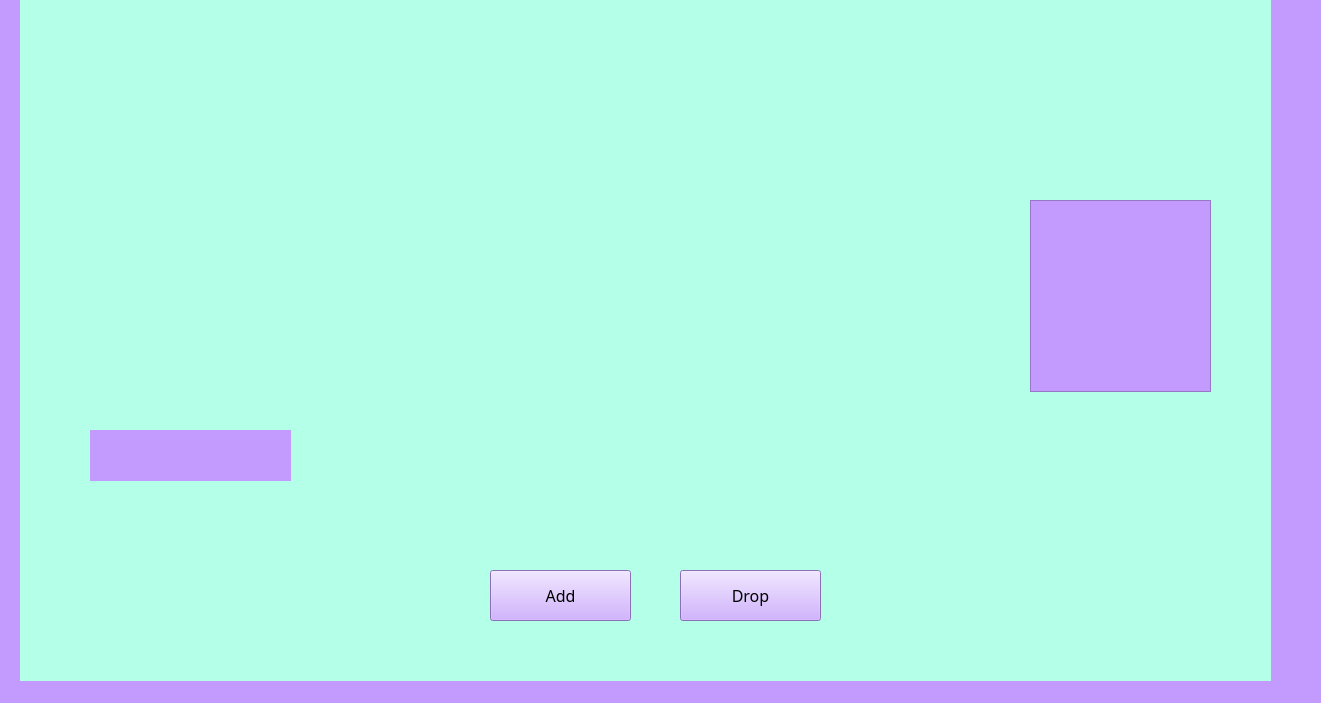
<?xml version="1.0" encoding="UTF-8"?>
<ui version="4.0">
 <class>client_greeting</class>
 <widget class="QMainWindow" name="client_greeting">
  <property name="geometry">
   <rect>
    <x>0</x>
    <y>0</y>
    <width>1321</width>
    <height>703</height>
   </rect>
  </property>
  <property name="windowTitle">
   <string>Client</string>
  </property>
  <property name="styleSheet">
   <string notr="true">background-color:rgb(195, 155, 255)</string>
  </property>
  <widget class="QWidget" name="centralwidget">
   <widget class="QStackedWidget" name="client_stack_widget">
    <property name="geometry">
     <rect>
      <x>20</x>
      <y>-10</y>
      <width>1251</width>
      <height>691</height>
     </rect>
    </property>
    <property name="styleSheet">
     <string notr="true">background-color:rgb(179, 255, 232)</string>
    </property>
    <property name="currentIndex">
     <number>1</number>
    </property>
    <widget class="QWidget" name="page">
     <widget class="QLabel" name="label">
      <property name="geometry">
       <rect>
        <x>520</x>
        <y>30</y>
        <width>211</width>
        <height>51</height>
       </rect>
      </property>
      <property name="font">
       <font>
        <family>OCR A Extended</family>
        <pointsize>12</pointsize>
       </font>
      </property>
      <property name="styleSheet">
       <string notr="true">background-color:rgb(85, 255, 255)</string>
      </property>
      <property name="text">
       <string>Client connection</string>
      </property>
      <property name="alignment">
       <set>Qt::AlignCenter</set>
      </property>
     </widget>
     <widget class="QLabel" name="label_2">
      <property name="geometry">
       <rect>
        <x>260</x>
        <y>150</y>
        <width>201</width>
        <height>51</height>
       </rect>
      </property>
      <property name="font">
       <font>
        <family>OCR A Extended</family>
        <pointsize>12</pointsize>
       </font>
      </property>
      <property name="styleSheet">
       <string notr="true">background-color:rgb(85, 255, 255)</string>
      </property>
      <property name="text">
       <string>Host IP </string>
      </property>
      <property name="alignment">
       <set>Qt::AlignCenter</set>
      </property>
     </widget>
     <widget class="QLineEdit" name="host_ip_input">
      <property name="geometry">
       <rect>
        <x>820</x>
        <y>150</y>
        <width>181</width>
        <height>41</height>
       </rect>
      </property>
      <property name="font">
       <font>
        <family>OCR A Extended</family>
        <pointsize>12</pointsize>
       </font>
      </property>
      <property name="styleSheet">
       <string notr="true">background-color:rgb(85, 255, 255)
</string>
      </property>
      <property name="alignment">
       <set>Qt::AlignCenter</set>
      </property>
     </widget>
     <widget class="QLabel" name="label_3">
      <property name="geometry">
       <rect>
        <x>260</x>
        <y>260</y>
        <width>201</width>
        <height>51</height>
       </rect>
      </property>
      <property name="font">
       <font>
        <family>OCR A Extended</family>
        <pointsize>12</pointsize>
       </font>
      </property>
      <property name="styleSheet">
       <string notr="true">background-color:rgb(85, 255, 255)</string>
      </property>
      <property name="text">
       <string>Port</string>
      </property>
      <property name="alignment">
       <set>Qt::AlignCenter</set>
      </property>
     </widget>
     <widget class="QLineEdit" name="port_input">
      <property name="geometry">
       <rect>
        <x>820</x>
        <y>260</y>
        <width>181</width>
        <height>41</height>
       </rect>
      </property>
      <property name="font">
       <font>
        <family>OCR A Extended</family>
        <pointsize>12</pointsize>
       </font>
      </property>
      <property name="styleSheet">
       <string notr="true">background-color:rgb(85, 255, 255)
</string>
      </property>
      <property name="alignment">
       <set>Qt::AlignCenter</set>
      </property>
     </widget>
     <widget class="QPushButton" name="connect_button">
      <property name="geometry">
       <rect>
        <x>530</x>
        <y>530</y>
        <width>191</width>
        <height>61</height>
       </rect>
      </property>
      <property name="font">
       <font>
        <family>OCR A Extended</family>
        <pointsize>12</pointsize>
       </font>
      </property>
      <property name="styleSheet">
       <string notr="true">background-color:rgb(85, 255, 255)
</string>
      </property>
      <property name="text">
       <string>Connect</string>
      </property>
     </widget>
     <widget class="QLabel" name="label_4">
      <property name="geometry">
       <rect>
        <x>260</x>
        <y>390</y>
        <width>201</width>
        <height>51</height>
       </rect>
      </property>
      <property name="font">
       <font>
        <family>OCR A Extended</family>
        <pointsize>12</pointsize>
       </font>
      </property>
      <property name="styleSheet">
       <string notr="true">background-color:rgb(85, 255, 255)</string>
      </property>
      <property name="text">
       <string>Player Number</string>
      </property>
      <property name="alignment">
       <set>Qt::AlignCenter</set>
      </property>
     </widget>
     <widget class="QLineEdit" name="player_number_input">
      <property name="geometry">
       <rect>
        <x>820</x>
        <y>370</y>
        <width>181</width>
        <height>41</height>
       </rect>
      </property>
      <property name="font">
       <font>
        <family>OCR A Extended</family>
        <pointsize>12</pointsize>
       </font>
      </property>
      <property name="styleSheet">
       <string notr="true">background-color:rgb(85, 255, 255)
</string>
      </property>
      <property name="alignment">
       <set>Qt::AlignCenter</set>
      </property>
     </widget>
    </widget>
    <widget class="QWidget" name="page_2">
     <widget class="QWidget" name="gridLayoutWidget_2">
      <property name="geometry">
       <rect>
        <x>80</x>
        <y>180</y>
        <width>201</width>
        <height>211</height>
       </rect>
      </property>
      <layout class="QGridLayout" name="game_deck_layout_client">
       <property name="verticalSpacing">
        <number>7</number>
       </property>
      </layout>
     </widget>
     <widget class="QLabel" name="info_label_client">
      <property name="geometry">
       <rect>
        <x>70</x>
        <y>440</y>
        <width>201</width>
        <height>51</height>
       </rect>
      </property>
      <property name="font">
       <font>
        <family>OCR A Extended</family>
        <pointsize>10</pointsize>
       </font>
      </property>
      <property name="styleSheet">
       <string notr="true">background-color:rgb(195, 155, 255)</string>
      </property>
      <property name="text">
       <string/>
      </property>
      <property name="alignment">
       <set>Qt::AlignCenter</set>
      </property>
     </widget>
     <widget class="QPushButton" name="add_button_client">
      <property name="geometry">
       <rect>
        <x>470</x>
        <y>580</y>
        <width>141</width>
        <height>51</height>
       </rect>
      </property>
      <property name="font">
       <font>
        <family>OCR A Extended</family>
        <pointsize>12</pointsize>
       </font>
      </property>
      <property name="styleSheet">
       <string notr="true">background-color:rgb(195, 155, 255)</string>
      </property>
      <property name="text">
       <string>Add</string>
      </property>
     </widget>
     <widget class="QPushButton" name="drop_button_client">
      <property name="geometry">
       <rect>
        <x>660</x>
        <y>580</y>
        <width>141</width>
        <height>51</height>
       </rect>
      </property>
      <property name="font">
       <font>
        <family>OCR A Extended</family>
        <pointsize>12</pointsize>
       </font>
      </property>
      <property name="styleSheet">
       <string notr="true">background-color:rgb(195, 155, 255)</string>
      </property>
      <property name="text">
       <string>Drop</string>
      </property>
     </widget>
     <widget class="QListWidget" name="player_cards_client">
      <property name="geometry">
       <rect>
        <x>1010</x>
        <y>210</y>
        <width>181</width>
        <height>192</height>
       </rect>
      </property>
      <property name="styleSheet">
       <string notr="true">background-color:rgb(195, 155, 255)</string>
      </property>
     </widget>
     <widget class="QWidget" name="gridLayoutWidget">
      <property name="geometry">
       <rect>
        <x>470</x>
        <y>20</y>
        <width>331</width>
        <height>541</height>
       </rect>
      </property>
      <layout class="QGridLayout" name="gridLayout_client">
       <property name="verticalSpacing">
        <number>7</number>
       </property>
      </layout>
     </widget>
    </widget>
   </widget>
  </widget>
  <widget class="QMenuBar" name="menubar">
   <property name="geometry">
    <rect>
     <x>0</x>
     <y>0</y>
     <width>1321</width>
     <height>25</height>
    </rect>
   </property>
  </widget>
  <widget class="QStatusBar" name="statusbar"/>
 </widget>
 <resources/>
 <connections/>
</ui>
